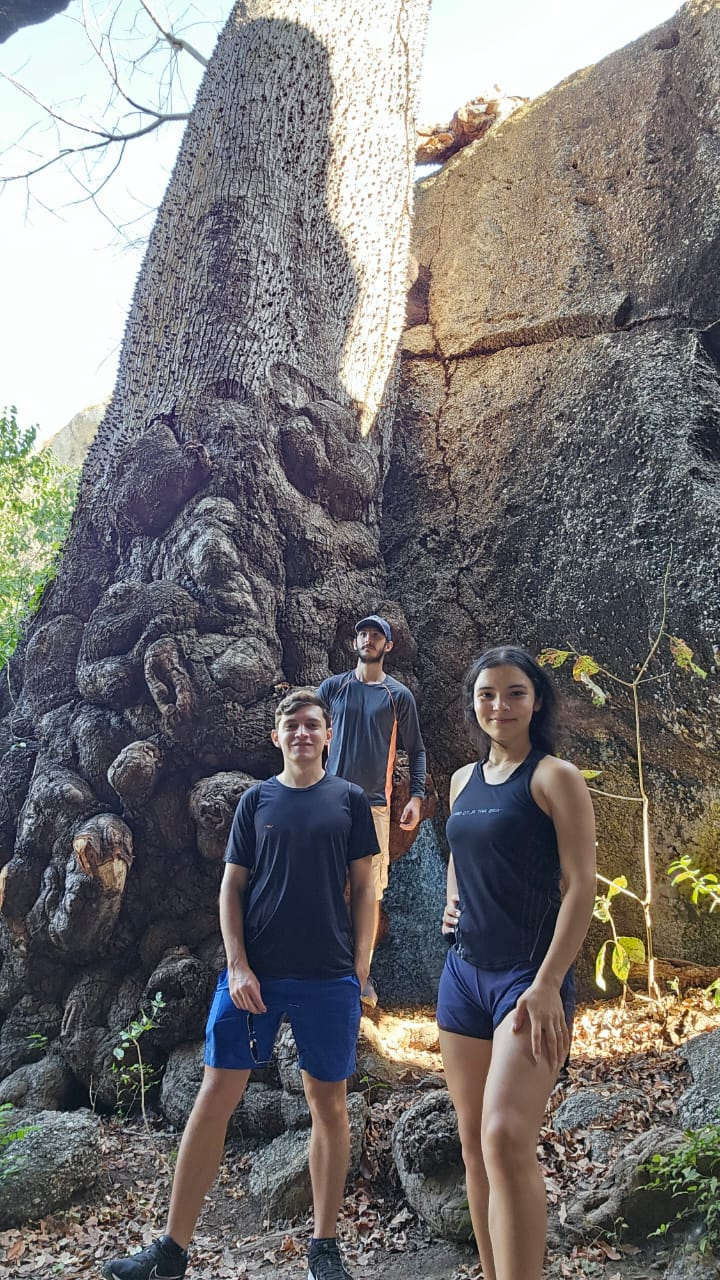
#> input picture face_recognition/imagem.jpeg, 720 x 1280 px
$ python harris_corner.py ../face_recognition/imagem.jpeg
#> lines starting #> are read from the running program, lines starting #| are printed output that depends on the picture; after the words box and inside, x2 and y2 are one past the last pixel; in counts of white or black regions, pixels touching at a corner belong together
import matplotlib.pyplot as plt
import numpy as np
import cv2
import sys

image_path = sys.argv[1]

# Função para detectar cantos em uma imagem
def detect_corners(image_path):
    # Carrega a imagem

#> called with image_path = '../face_recognition/imagem.jpeg'
    img = cv2.imread(image_path)
#> img is the input picture: shape (1280, 720, 3); mean B, G, R 114.6, 114.2, 116.9

    if img is None:
        print('Não foi possível abrir ou encontrar a imagem')
        return

    # Cópia da imagem original
    image = np.copy(img)

    # Converte a imagem para tons de cinza
    gray_image = cv2.cvtColor(image, cv2.COLOR_BGR2GRAY)
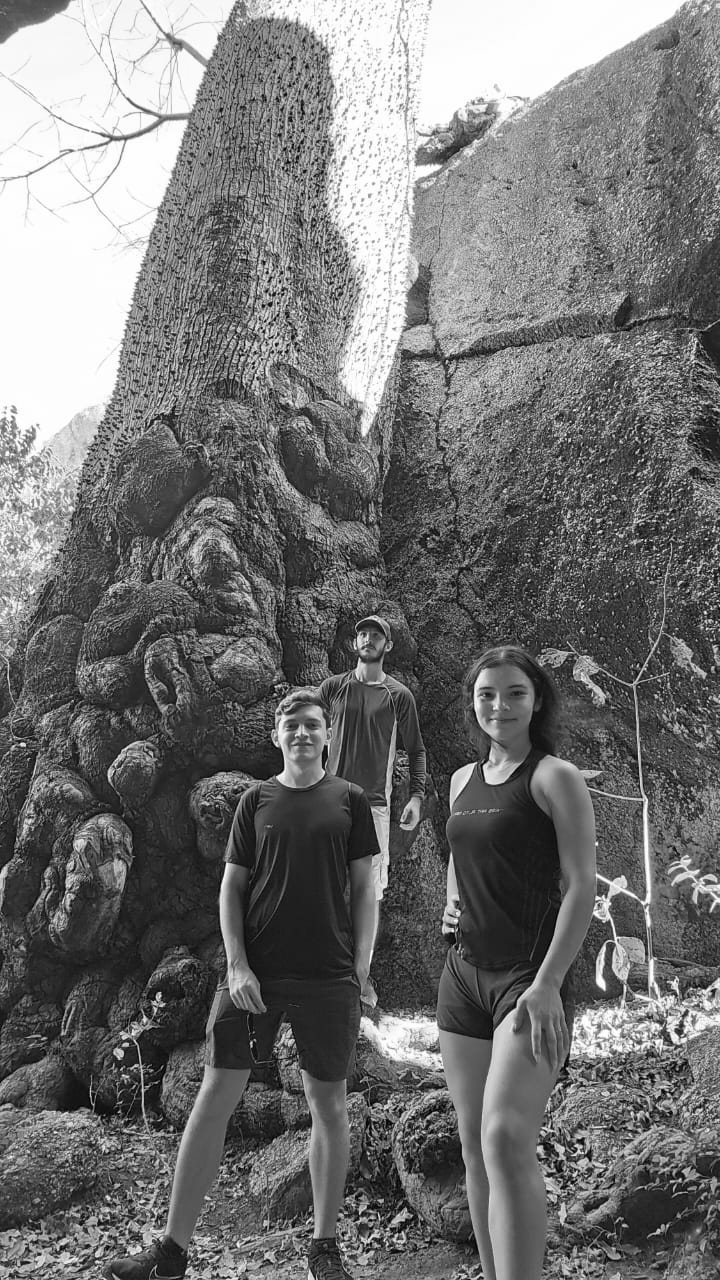
#> gray_image: shape (1280, 720); min 0, max 255, mean 115

    # Converte para float32, necessário para o detector de Harris
    gray = np.float32(gray_image)

    #Aplica o detector de cantos Harris
    harris_corners = cv2.cornerHarris(gray, blockSize=2, ksize=3, k=0.04)
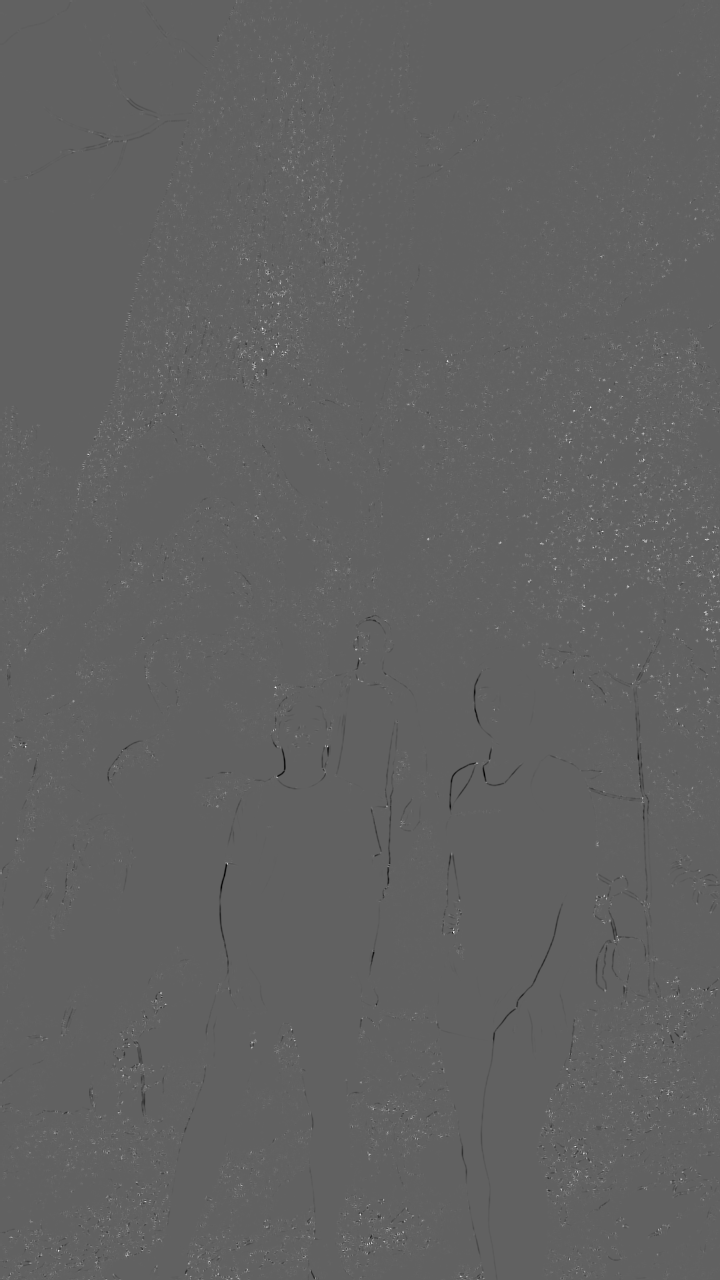
#> harris_corners: shape (1280, 720) float32; min -49680072, max 79821072, mean 282087.2; drawn with min black and max white

    # Threshold para uma imagem ideal, depende da qualidade da imagem
    image[harris_corners > 0.01 * harris_corners.max()] = [0, 0, 255]
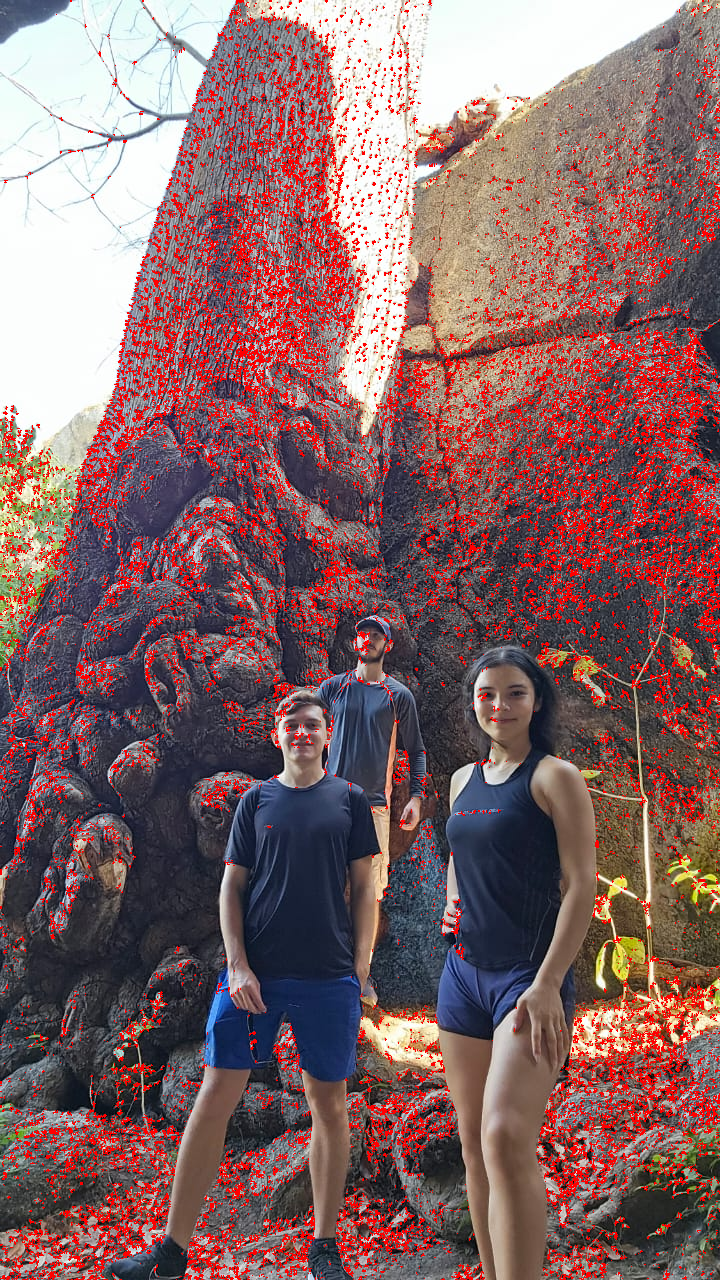
#> image: shape (1280, 720, 3); 11.83% of pixels changed, all inside (x1, y1, x2, y2) = (0, 0, 720, 1280)

    # Mostra a imagem original e a imagem com os cantos detectados
    plt.figure(figsize=(12, 6))
    plt.subplot(1, 2, 1)
    plt.imshow(cv2.cvtColor(img, cv2.COLOR_BGR2RGB))
    plt.title('Imagem Original')
    plt.axis('off')


    plt.subplot(1, 2, 2)
    plt.imshow(cv2.cvtColor(image, cv2.COLOR_BGR2RGB))
    plt.title('Cantos Detectados')
    plt.axis('off')

    plt.show()
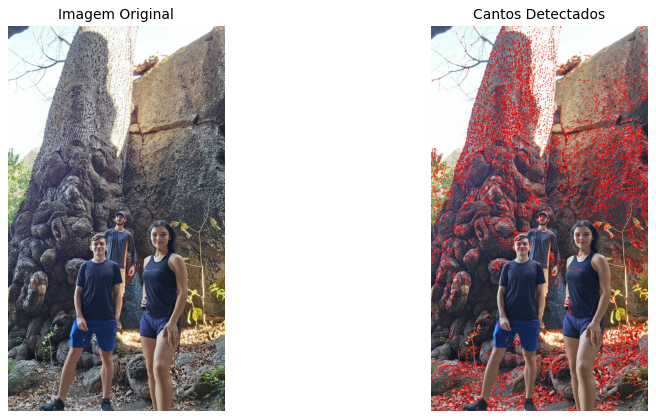
#> figure drawn by matplotlib, 2 panels

if __name__ == '__main__':
    detect_corners(image_path)
